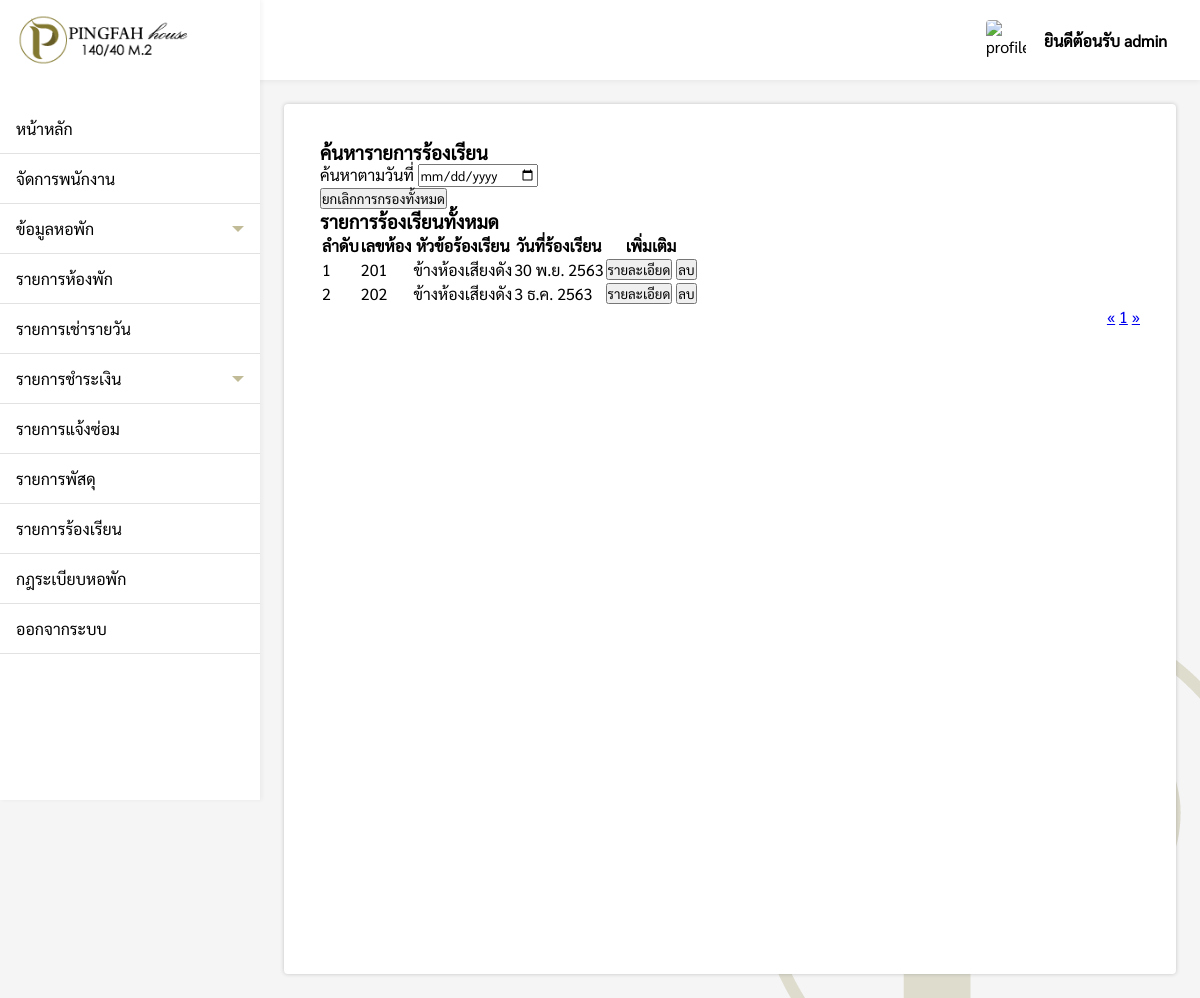
Page /pages/admin/appeal/index.php (signed in) on the committed database.
### tables this page shows
CREATE TABLE `appeal` (
  `appeal_id` int(11) NOT NULL,
  `room_id` varchar(200) NOT NULL,
  `appeal_topic` varchar(200) NOT NULL,
  `appeal_detail` varchar(200) NOT NULL,
  `appeal_date` varchar(200) NOT NULL
);

### pages/connection.php (called while the page is built, shortened)
<?php
$conn= mysqli_connect("localhost","root","","Pingfah") or die("Error: " . mysqli_error($conn));
mysqli_query($conn, "SET NAMES 'utf8' ");
$sql = "SELECT * FROM daily";
$result = $conn->query($sql);
?>

### pages/admin/appeal/index.php (the view, shortened to what this page needs)
<?php
if($_SESSION['level'] == 'admin'){
    include('../../connection.php');
    include('../../../components/sidebar.php');
    $date = @$_REQUEST['Date'];
    $num = 1;
    function DateThai($strDate)
    {
        $strYear = date("Y",strtotime($strDate))+543;
        $strMonth= date("n",strtotime($strDate));
        $strDay= date("j",strtotime($strDate));
        $strMonthCut = Array("","ม.ค.","ก.พ.","มี.ค.","เม.ย.","พ.ค.","มิ.ย.","ก.ค.","ส.ค.","ก.ย.","ต.ค.","พ.ย.","ธ.ค.");
        $strMonthThai=$strMonthCut[$strMonth];
        return "$strDay $strMonthThai $strYear";
    }
?>
<!DOCTYPE html>
<html lang="en">
<head>
    <link rel="stylesheet" href="/Pingfah/css/appeal.css">
</head>
<body>
    <div class="box">
        <div style="padding:24px;">
            <div class="appeal-box">
                <h3>ค้นหารายการร้องเรียน</h3>
                <div class="search">
                    <div style="padding-right:16px;">
                        <label>ค้นหาตามวันที่</label>
                        <input type="date" value="<?php echo $date; ?>" onchange="searchDate(value)">
                    </div>
                    <div>
                        <a href="index.php"><button type="button">ยกเลิกการกรองทั้งหมด</button></a>
                    </div>
                </div>
                <div>
                    <?php
                    $perpage = 10;
                    if(isset($_GET['page'])){
                        $page = $_GET['page'];
                    }else{
                        $page = 1;
                    }
                    $start = ($page - 1) * $perpage;
                    if(isset($date)){
                        $sql = "SELECT * FROM appeal WHERE appeal_date = '$date' LIMIT {$start} , {$perpage}";
                    }else{
                        $sql = "SELECT * FROM appeal LIMIT {$start} , {$perpage}";
                    }
                    $result = $conn->query($sql);
                    if ($result->num_rows > 0) {
                    ?>
                    <h3>รายการร้องเรียนทั้งหมด</h3>
                    <table>
                        <tr>
                            <th>ลำดับ</th>
                            <th>เลขห้อง</th>
                            <th>หัวข้อร้องเรียน</th>
                            <th>วันที่ร้องเรียน</th>
                            <th>เพิ่มเติม</th>
                        </tr>
                        <?php
                        while($row = $result->fetch_assoc()) {
                        ?>
                        <tr>
                            <td><?php echo $num; ?></td>
                            <td><?php echo $row['room_id']; ?></td>
                            <td><?php echo $row['appeal_topic']; ?></td>
                            <td><?php echo DateThai($row['appeal_date']); ?></td>
                            <td>
                                <a href="appealDetail.php?appeal_id=<?php echo $row['appeal_id']; ?>"><button>รายละเอียด</button></a>
                                <button class="del-btn" onclick="del(<?php echo $row['appeal_id']; ?>)">ลบ</button>
                            </td>
                        </tr>
                        <?php $num++; } ?>
                    </table>
                    <?php
                    $sql2 = "SELECT * FROM appeal";
                    $query2 = mysqli_query($conn, $sql2);
                    $total_record = mysqli_num_rows($query2);
                    $total_page = ceil($total_record / $perpage);
                    ?>
                    <div style="display:flex;justify-content:flex-end">
                        <div class="pagination">
                            <a href="index.php?page=1">&laquo;</a>
                            <?php for($i=1;$i<=$total_page;$i++){ ?>
                            <a href="index.php?page=<?php echo $i; ?>"><?php echo $i; ?></a>
                            <?php } ?>
                            <a href="index.php?page=<?php echo $total_page; ?>">&raquo;</a>
                        </div>
                    </div>
                    <?php
                    }else{
                        echo "<div style='padding-top:32px;'>ไม่มีรายการร้องเรียน</div>";
                    }
                    ?>
                </div>
            </div>
        </div>
    </div>
</body>
</html>
<?php
}else{
    Header("Location: ../../login.php");
}
?>

### css/navbar.css (style rules this page uses)
* { margin: 0; padding: 0; box-sizing: border-box; font-family: Sarabun; }
body { width: 100%; min-height: 100vh; background: url(../img/tool/submain-banner.png) #f5f5f5 no-repeat bottom right; }

### css/admin/appeal.css (style rules this page uses)
* { margin: 0; padding: 0; box-sizing: border-box; font-family: Sarabun; }
.box { padding: 80px 0 0 260px; }
.appeal-box { width: 100%; min-height: 870px; padding: 36px; border-radius: 4px; background-color: #fff; -webkit-box-shadow: 0px 0px 4px 0px rgba(0, 0, 0, 0.2); -moz-box-shadow: 0px 0px 4px 0px rgba(0, 0, 0, 0.2); box-shadow: 0px 0px 4px 0px rgba(0, 0, 0, 0.2); }

### rows in the picture
appeal: room "201", appeal_topic "ข้างห้องเสียงดัง", appeal_date "30 พ.ย. 2563"
appeal: room "202", appeal_topic "ข้างห้องเสียงดัง", appeal_date "3 ธ.ค. 2563"

### other values in the picture
$_SESSION['name'] "admin"
